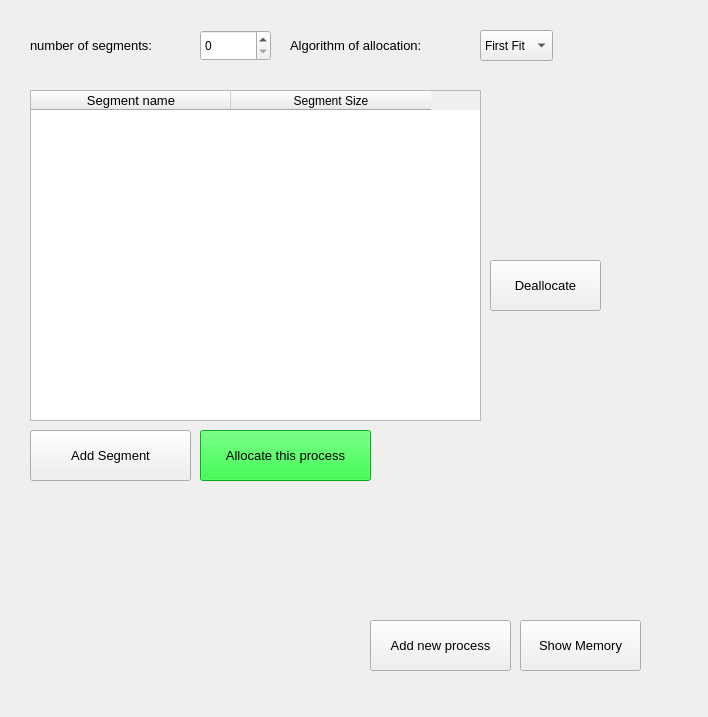
<?xml version="1.0" encoding="UTF-8"?>
<ui version="4.0">
 <class>Form</class>
 <widget class="QWidget" name="Form">
  <property name="enabled">
   <bool>true</bool>
  </property>
  <property name="geometry">
   <rect>
    <x>0</x>
    <y>0</y>
    <width>708</width>
    <height>717</height>
   </rect>
  </property>
  <property name="windowTitle">
   <string>Form</string>
  </property>
  <property name="styleSheet">
   <string notr="true"/>
  </property>
  <widget class="QLabel" name="label">
   <property name="geometry">
    <rect>
     <x>30</x>
     <y>10</y>
     <width>181</width>
     <height>71</height>
    </rect>
   </property>
   <property name="font">
    <font>
     <pointsize>10</pointsize>
    </font>
   </property>
   <property name="text">
    <string>number of segments:</string>
   </property>
  </widget>
  <widget class="QTableWidget" name="process_table">
   <property name="geometry">
    <rect>
     <x>30</x>
     <y>90</y>
     <width>451</width>
     <height>331</height>
    </rect>
   </property>
   <property name="showGrid">
    <bool>true</bool>
   </property>
   <property name="rowCount">
    <number>0</number>
   </property>
   <attribute name="horizontalHeaderDefaultSectionSize">
    <number>200</number>
   </attribute>
   <attribute name="horizontalHeaderHighlightSections">
    <bool>true</bool>
   </attribute>
   <column>
    <property name="text">
     <string>Segment name</string>
    </property>
    <property name="font">
     <font>
      <pointsize>10</pointsize>
     </font>
    </property>
   </column>
   <column>
    <property name="text">
     <string>Segment Size</string>
    </property>
   </column>
  </widget>
  <widget class="QPushButton" name="allocate_button">
   <property name="geometry">
    <rect>
     <x>200</x>
     <y>430</y>
     <width>171</width>
     <height>51</height>
    </rect>
   </property>
   <property name="font">
    <font>
     <pointsize>10</pointsize>
    </font>
   </property>
   <property name="styleSheet">
    <string notr="true">
background-color: rgb(6, 239, 33);
</string>
   </property>
   <property name="text">
    <string>Allocate this process</string>
   </property>
  </widget>
  <widget class="QPushButton" name="memory_button">
   <property name="geometry">
    <rect>
     <x>520</x>
     <y>620</y>
     <width>121</width>
     <height>51</height>
    </rect>
   </property>
   <property name="font">
    <font>
     <pointsize>10</pointsize>
    </font>
   </property>
   <property name="styleSheet">
    <string notr="true"/>
   </property>
   <property name="text">
    <string>Show Memory</string>
   </property>
  </widget>
  <widget class="QPushButton" name="add_process_button">
   <property name="geometry">
    <rect>
     <x>370</x>
     <y>620</y>
     <width>141</width>
     <height>51</height>
    </rect>
   </property>
   <property name="font">
    <font>
     <pointsize>10</pointsize>
    </font>
   </property>
   <property name="styleSheet">
    <string notr="true"/>
   </property>
   <property name="text">
    <string>Add new process</string>
   </property>
  </widget>
  <widget class="QPushButton" name="deallocate_button">
   <property name="geometry">
    <rect>
     <x>490</x>
     <y>260</y>
     <width>111</width>
     <height>51</height>
    </rect>
   </property>
   <property name="font">
    <font>
     <pointsize>10</pointsize>
    </font>
   </property>
   <property name="styleSheet">
    <string notr="true"/>
   </property>
   <property name="text">
    <string>Deallocate</string>
   </property>
  </widget>
  <widget class="QPushButton" name="add_segment_button">
   <property name="geometry">
    <rect>
     <x>30</x>
     <y>430</y>
     <width>161</width>
     <height>51</height>
    </rect>
   </property>
   <property name="font">
    <font>
     <pointsize>10</pointsize>
    </font>
   </property>
   <property name="text">
    <string>Add Segment</string>
   </property>
  </widget>
  <widget class="QSpinBox" name="number_of_segments">
   <property name="geometry">
    <rect>
     <x>200</x>
     <y>30</y>
     <width>71</width>
     <height>31</height>
    </rect>
   </property>
  </widget>
  <widget class="QComboBox" name="algorithm">
   <property name="geometry">
    <rect>
     <x>480</x>
     <y>30</y>
     <width>73</width>
     <height>31</height>
    </rect>
   </property>
   <item>
    <property name="text">
     <string>First Fit</string>
    </property>
   </item>
   <item>
    <property name="text">
     <string>Best Fit</string>
    </property>
   </item>
   <item>
    <property name="text">
     <string>Worst Fit</string>
    </property>
   </item>
  </widget>
  <widget class="QLabel" name="label_2">
   <property name="geometry">
    <rect>
     <x>290</x>
     <y>20</y>
     <width>191</width>
     <height>51</height>
    </rect>
   </property>
   <property name="font">
    <font>
     <pointsize>10</pointsize>
    </font>
   </property>
   <property name="text">
    <string>Algorithm of allocation:</string>
   </property>
  </widget>
 </widget>
 <resources/>
 <connections/>
</ui>
